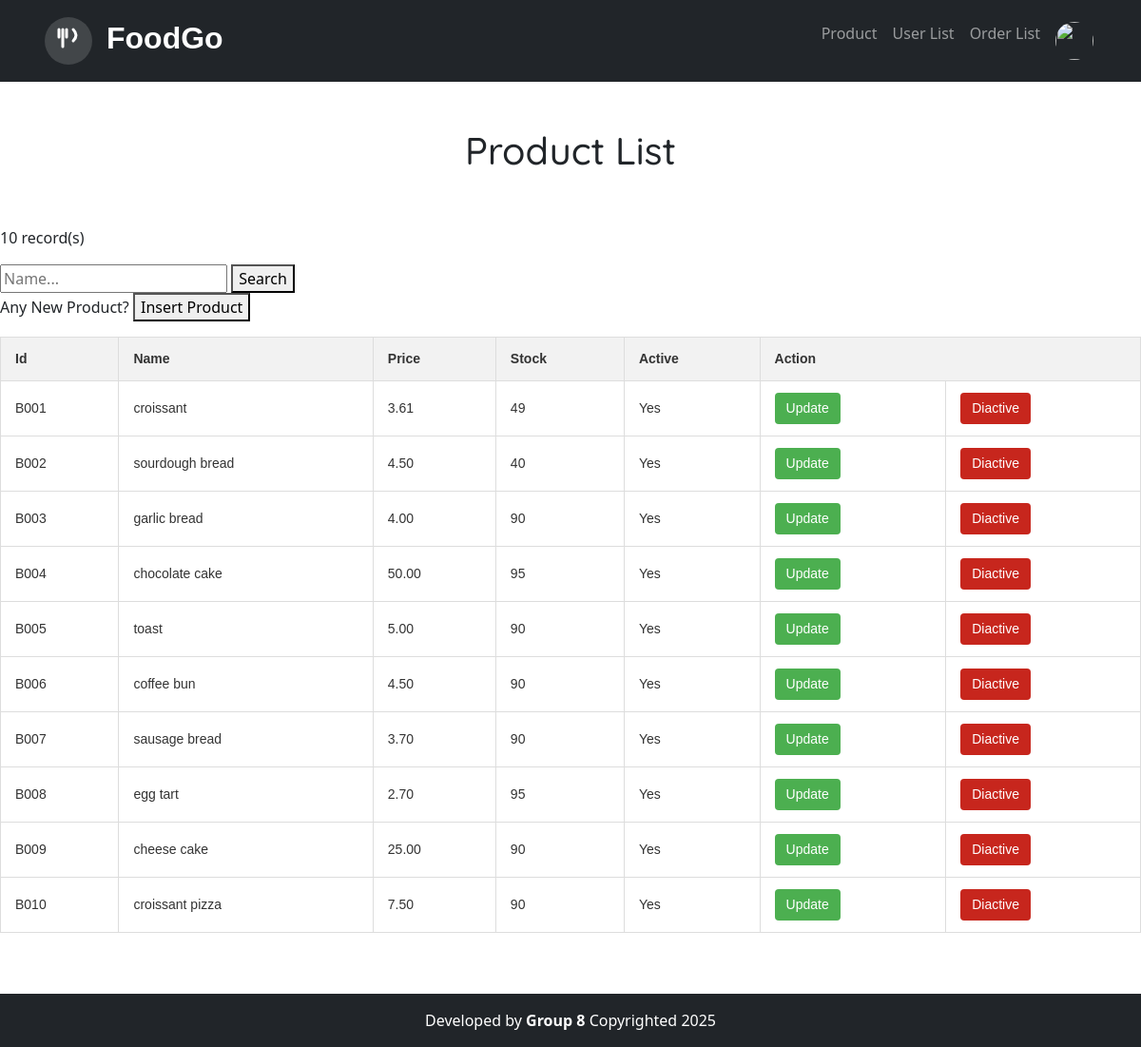
The page /project/product/product_maintenance.php (signed in) on the database its author committed.
### tables this page shows
CREATE TABLE `product` (
  `id` char(4) NOT NULL,
  `name` varchar(100) NOT NULL,
  `price` decimal(4,2) NOT NULL,
  `description` varchar(300) NOT NULL,
  `photo` varchar(100) NOT NULL,
  `stock` int(11) NOT NULL,
  `active` varchar(100) NOT NULL
);

### project/product/product_maintenance.php (the view, shortened to what this page needs)
<?php
require '../base.php';
$name = req('name');
$stm = $_db->prepare('SELECT *
                      FROM product
                      WHERE name LIKE ?');
$stm->execute(["%$name%"]);
$arr = $stm->fetchAll();
$_title = "Product List";
include '../head.php';
?>
<form>
    <p><?= count($arr) ?> record(s)</p>
    <?= html_search('name','placeholder="Name..."') ?>
    <button>Search</button>
    <p>Any New Product? <button data-get="insert_product.php">Insert Product</button> </p>
</form>
<table class="orderList">
    <tr>
        <th>Id</th>
        <th>Name</th>
        <th>Price</th>
        <th>Stock</th>
        <th>Active</th>
        <th colspan="2">Action</th>
    </tr>
    <?php foreach ($arr as $s) : ?>
        <tr>
            <td><?= $s->id ?></td>
            <td><?= $s->name ?></td>
            <td><?= $s->price ?></td>
            <td><?= $s->stock ?></td>
            <td><?=$s ->active ?></td>
            <td>
                <button data-get="update.php?id=<?= $s->id ?>">Update</button>
            </td>
            <td>
            <?php if($s->active == "Yes"): ?>
                <button data-post="delete.php?id=<?= $s->id ?>" data-confirm="Diactive Product?" class="productDelete">Diactive</button>
                <?php endif?>
            </td>
        <?php endforeach ?>
        </tr>
</table>
<?php
include '../foot.php';

### project/head.php (shortened to what this page needs)
<!DOCTYPE html>
<html lang="en">
<head>
    <link rel="stylesheet" href="/css/bakery.css">
    <link href="https://cdn.jsdelivr.net/npm/bootstrap@5.3.3/dist/css/bootstrap.min.css" rel="stylesheet">
</head>
<body>
    <header>
        <nav class="navbar navbar-expand-sm bg-dark navbar-dark">
            <div class="container">
                <a class="navbar-brand" href="/">
                    <img src="/image/icon.svg" alt="logo" class="rounded-pill">
                </a>
                <ul class="navbar-nav">
                    <?php if ($_user?->role == "Admin"): ?>
                        <li class="nav-item">
                            <a class="nav-link" href="/product/product_maintenance.php">Product</a>
                        </li>
                        <li class="nav-item">
                            <a class="nav-link" href="/member/userList.php">User List</a>
                        </li>
                        <li class="nav-item">
                            <a class="nav-link" href="/order/order_list.php">Order List</a>
                        </li>
                    <?php endif ?>
                    <?php if ($_user): ?>
                        <li class="nav-item dropdown">
                            <a class="nav-link dropdown " href="#" role="button" data-bs-toggle="dropdown"><img class="rounded-pill"
                                    width="40px" height="40px" src="/photo/<?= $_user->photo ?>"></a>
                        </li>
                    <?php endif ?>
                </ul>
            </div>
        </nav>
    </header>
    <main>
        <h1 class="p-5 text-center"><?= $_title ?? 'Untitled' ?></h1>

### project/base.php (shortened to what this page needs)
<?php
function encode($value)
{
    return htmlentities($value);
}
function html_search($key, $attr = ' ')
{
    $value = encode($GLOBALS[$key] ?? '');
    echo "<input type ='search' id='$key' name='$key' value='$value' $attr>";
}
$_user = $_SESSION['user'] ?? null;

### project/foot.php
</main>
<footer class="mt-5 p-3 bg-dark text-white text-center">
    Developed by <strong>Group 8</strong>
    Copyrighted <?= date('Y') ?>
</footer>

### project/css/bakery.css (style rules this page uses)
body, input, button, textarea, select { font: 16px 'Quicksand', sans-serif; }
html, body { height: 100%; margin: 0; }
body { display: flex; flex-direction: column; }
main { flex: 1 0 auto; }
footer { flex-shrink: 0; margin-top: auto !important; }
h1, h2, h3 { font-family: 'Quicksand', sans-serif; }
table.orderList { width: 100%; border-collapse: collapse; margin-bottom: 1rem; font-family: Arial, sans-serif; font-size: 14px; color: #333; }
table.orderList th { background-color: #f2f2f2; border: 1px solid #ddd; padding: 12px 15px; text-align: left; }
table.orderList td { border: 1px solid #ddd; padding: 12px 15px; }
table.orderList button { background-color: #4CAF50; border: none; color: white; padding: 6px 12px; text-align: center; text-decoration: none; font-size: 14px; border-radius: 4px; cursor: pointer; }
.orderList td:has(.popup) { position: relative; }
.orderList .productDelete { background-color: #c7261d; }

### rows shown on the page
product: id "B001", name "croissant", price "3.61", stock "49", active "Yes"
product: id "B002", name "sourdough bread", price "4.50", stock "40", active "Yes"
product: id "B003", name "garlic bread", price "4.00", stock "90", active "Yes"
product: id "B004", name "chocolate cake", price "50.00", stock "95", active "Yes"
product: id "B005", name "toast", price "5.00", stock "90", active "Yes"
product: id "B006", name "coffee bun", price "4.50", stock "90", active "Yes"
product: id "B007", name "sausage bread", price "3.70", stock "90", active "Yes"
product: id "B008", name "egg tart", price "2.70", stock "95", active "Yes"
product: id "B009", name "cheese cake", price "25.00", stock "90", active "Yes"
product: id "B010", name "croissant pizza", price "7.50", stock "90", active "Yes"

### other values the page prints
$_title "Product List"
count($arr) "10"
